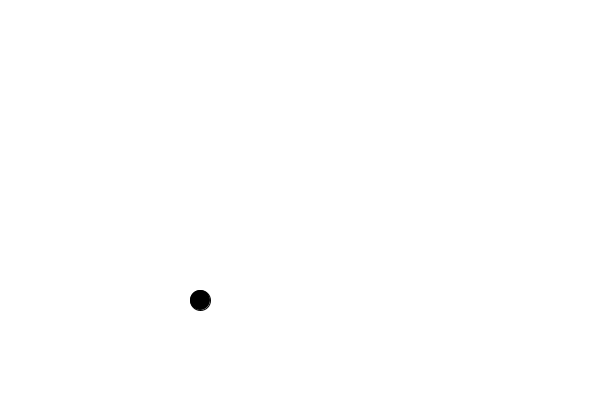
Frame 1 (no input)
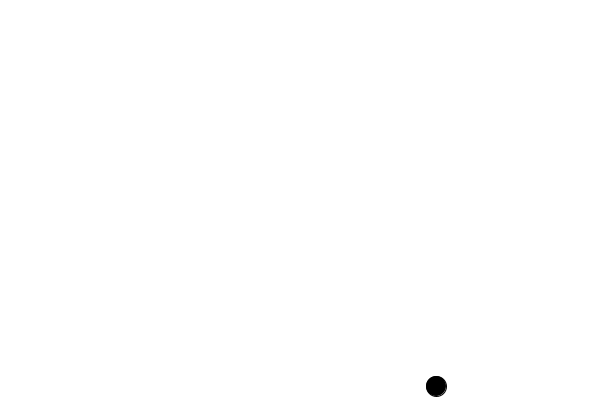
Frame 60 (the mouse pressed at the canvas centre just before this capture)
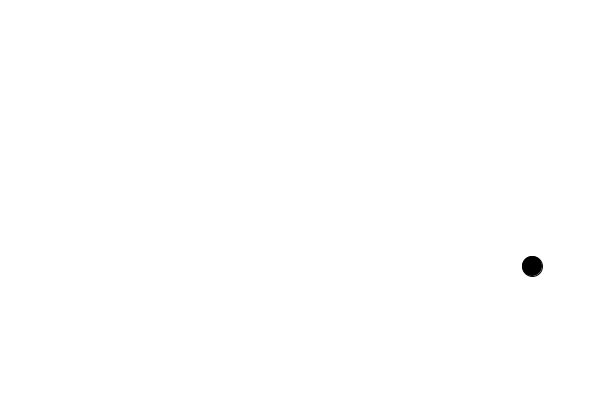
Frame 120 (the mouse held since frame 60 and released just before this capture)

The Processing sketch that drew these frames (run headless with seeded random() and noise(); from frame 60 on, the mouse is pressed at the canvas centre):

// Processing sketch: Bouncing_ball
// ── Bouncing_ball.pde
float x = 200;
float y = 300;
float speedx = 4;
float speedy = 2;

void setup()
{
  size(600,400);
}

void draw()
{
  background(255);
  fill(0);
  ellipse(x,y,20,20);
  
  x += speedx;
  y += speedy;
  
  if (x>width || x<0)
  {
    speedx = -speedx;
  }
  if (y>height || y<0)
  {
    speedy = -speedy;
  }
}
